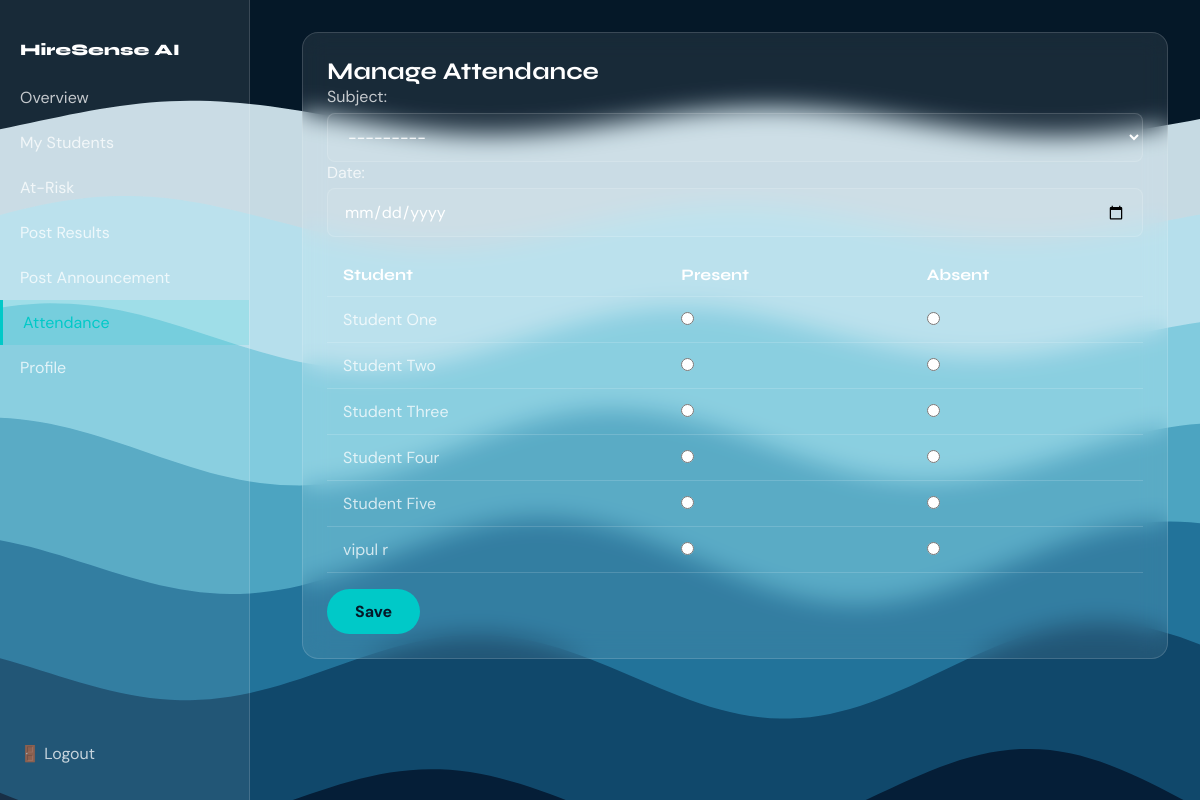
The app's page /faculty/attendance/ (signed in) with its own data.
### students/models.py (models this page shows, shortened)
class StudentProfile(models.Model):
    user = models.OneToOneField(settings.AUTH_USER_MODEL, on_delete=models.CASCADE, related_name='student_profile')
    roll_number = models.CharField(max_length=50, blank=True)
    branch = models.CharField(max_length=100, blank=True)
    year = models.IntegerField(default=1)
    semester = models.IntegerField(default=1)
    resume = models.FileField(upload_to='resumes/', blank=True, null=True)

### accounts/models.py (models this page shows, shortened)
class CustomUser(AbstractUser):
    ROLE_CHOICES = [
        ('student', 'Student'),
        ('faculty', 'Faculty'),
        ('company', 'Company'),
    ]
    role = models.CharField(max_length=20, choices=ROLE_CHOICES, default='student')
    phone = models.CharField(max_length=20, blank=True)
    profile_photo = models.ImageField(upload_to='profiles/', blank=True, null=True)
    college = models.CharField(max_length=200, blank=True)
    is_profile_complete = models.BooleanField(default=False)

### faculty/views.py (the view, shortened to what this page needs)
# urls.py: path('attendance/', views.manage_attendance, name='manage_attendance'),
@login_required
@role_required('faculty')
def manage_attendance(request):
    form = ManageAttendanceForm()
    students = StudentProfile.objects.select_related('user').all().order_by('user__first_name')
    return render(request, 'faculty/manage_attendance.html', {'form': form, 'students': students})

### faculty/forms.py
class ManageAttendanceForm(forms.Form):
    subject = forms.ModelChoiceField(queryset=Subject.objects.none(), widget=forms.Select(attrs={'class': 'form-input'}))
    date = forms.DateField(widget=forms.DateInput(attrs={'class': 'form-input', 'type': 'date'}))
    def __init__(self, *args, **kwargs):
        super().__init__(*args, **kwargs)
        self.fields['subject'].queryset = Subject.objects.all().order_by('code')

### students/models.py (called while the page is built)
    def __str__(self):
        return f'{self.code} — {self.name}'

### templates/faculty/manage_attendance.html (shortened to what this page needs)
{% extends "base_dashboard.html" %}
{% block sidebar_links %}
  <a href="{% url 'faculty:dashboard' %}">Overview</a>
  <a href="{% url 'faculty:students_list' %}">My Students</a>
  <a href="{% url 'faculty:at_risk' %}">At-Risk</a>
  <a href="{% url 'faculty:post_results' %}">Post Results</a>
  <a href="{% url 'faculty:post_announcement' %}">Post Announcement</a>
  <a href="{% url 'faculty:manage_attendance' %}" class="active">Attendance</a>
  <a href="{% url 'accounts:profile' %}">Profile</a>
{% endblock %}
{% block dashboard_content %}
<div class="glass-card">
  <h2>Manage Attendance</h2>
  <form method="post">
    {{ form.as_p }}
    <table class="data-table" style="margin-top: 1rem;">
      <thead><tr><th>Student</th><th>Present</th><th>Absent</th></tr></thead>
      <tbody>
        {% for s in students %}
        <tr>
          <td>{{ s.user.get_full_name|default:s.user.email }}</td>
          <td><input type="radio" name="status_{{ s.id }}" value="present"></td>
          <td><input type="radio" name="status_{{ s.id }}" value="absent"></td>
        </tr>
        {% endfor %}
      </tbody>
    </table>
    <button type="submit" class="btn-teal" style="margin-top: 1rem;">Save</button>
  </form>
</div>
{% endblock %}

### static/css/main.css (style rules this page uses)
:root { --teal: #00C9C8; --purple: #7C5CBF; --navy: #051828; --glass-bg: rgba(255,255,255,0.08); --glass-border: rgba(255,255,255,0.15); --text-primary: #FFFFFF; --text-secondary: rgba(255,255,255,0.75); }
* { box-sizing: border-box; margin: 0; padding: 0; }
html { scroll-behavior: smooth; }
body { font-family: 'DM Sans', system-ui, sans-serif; background: var(--navy); color: var(--text-primary); min-height: 100vh; -webkit-font-smoothing: antialiased; }
h1, h2, h3, h4, h5, h6 { font-family: 'Syne', sans-serif; font-weight: 700; }
.form-input { width: 100%; padding: 0.75rem 1rem; border-radius: 8px; border: 1px solid var(--glass-border); background: rgba(255,255,255,0.05); color: var(--text-primary); font-family: inherit; font-size: 1rem; }
.form-input::placeholder { color: rgba(255,255,255,0.5); }
label { display: block; margin-bottom: 0.35rem; color: var(--text-secondary); }
.btn-teal { background: var(--teal); color: var(--navy); font-weight: 700; border-radius: 50px; padding: 12px 28px; border: none; cursor: pointer; font-family: inherit; font-size: 1rem; text-decoration: none; display: inline-block; }
.glass-card { background: var(--glass-bg); border: 1px solid var(--glass-border); backdrop-filter: blur(12px); -webkit-backdrop-filter: blur(12px); border-radius: 16px; padding: 24px; margin-bottom: 1.5rem; }
.dashboard-sidebar a, .dashboard-sidebar .sidebar-link { display: flex; align-items: center; gap: 0.75rem; padding: 0.75rem 1.25rem; color: var(--text-secondary); text-decoration: none; font-size: 1rem; transition: background 0.2s, color 0.2s; }
.dashboard-sidebar a.active { background: rgba(0,201,200,0.15); color: var(--teal); border-left: 3px solid var(--teal); }
.data-table { width: 100%; border-collapse: collapse; color: var(--text-secondary); }
.data-table th, .data-table td { padding: 0.75rem 1rem; text-align: left; border-bottom: 1px solid var(--glass-border); }
.data-table th { font-family: 'Syne', sans-serif; color: var(--text-primary); }

### records on screen
StudentProfile: user.get_full_name "Student One"
StudentProfile: user.get_full_name "Student Two"
StudentProfile: user.get_full_name "Student Three"
StudentProfile: user.get_full_name "Student Four"
StudentProfile: user.get_full_name "Student Five"
StudentProfile: user.get_full_name "vipul r"
